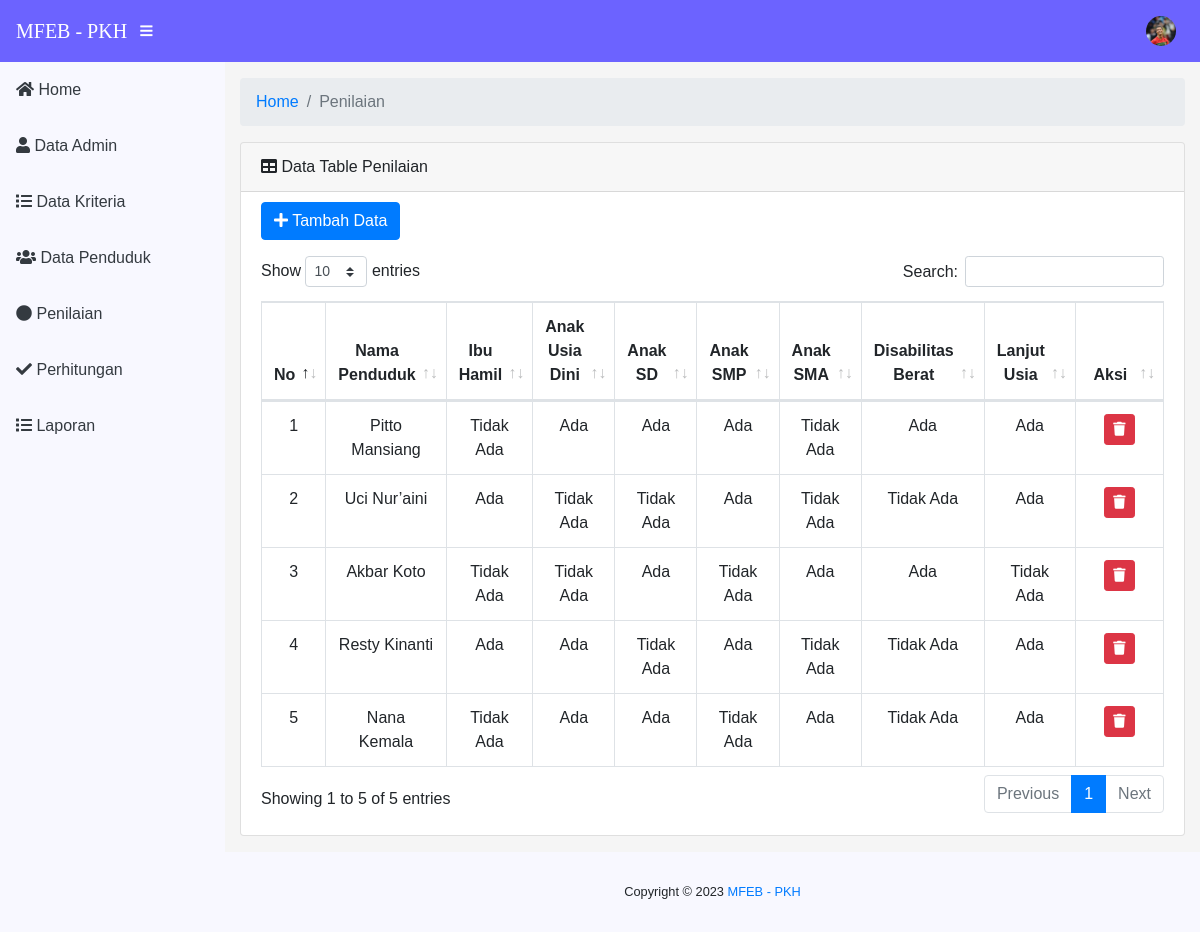
The app's page /penilaian.html (signed in) with its own data.
### tables this page shows
CREATE TABLE `tbl_penilaian` (
  `nilai_id` int(11) NOT NULL,
  `id_penduduk` int(11) NOT NULL,
  `ibu_hamil` varchar(20) NOT NULL,
  `anak_usia_dini` varchar(20) NOT NULL,
  `anak_sd` varchar(20) NOT NULL,
  `anak_smp` varchar(20) NOT NULL,
  `anak_sma` varchar(20) NOT NULL,
  `disabilitas_berat` varchar(20) NOT NULL,
  `lanjut_usia` varchar(20) NOT NULL,
  `tgl_input` timestamp NOT NULL DEFAULT current_timestamp()
);

CREATE TABLE `tbl_penduduk` (
  `id_penduduk` int(11) NOT NULL,
  `nama_penduduk` varchar(100) NOT NULL,
  `jk_penduduk` varchar(15) NOT NULL,
  `alamat_penduduk` text NOT NULL,
  `nohp_penduduk` varchar(13) NOT NULL,
  `email_penduduk` varchar(50) NOT NULL,
  `tgl_input` timestamp NOT NULL DEFAULT current_timestamp() ON UPDATE current_timestamp()
);

### model/conn.php (called while the page is built, shortened)
<?php
$koneksi = new mysqli('localhost', 'root', '', 'mfep_pkh');
class conn
{
    function ambilData($query)
    {
        global $koneksi;
        $ambil = mysqli_query($koneksi, $query);
        $hasil = [];
        while ($pecah = mysqli_fetch_assoc($ambil)) {
            $hasil[] = $pecah;
        }
        return $hasil;
    }
}

### model/Db.php (called while the page is built, shortened)
<?php
include 'conn.php';
class Db extends conn
{
    public function tampilDataPenilaian()
    {
        $query = $this->ambilData("SELECT * FROM tbl_penilaian a JOIN tbl_penduduk b ON a.id_penduduk=b.id_penduduk");
        return $query;
    }
}

### pages/penilaian/index.php (the view)
<div class="container-fluid">
    <ol class="breadcrumb">
        <li class="breadcrumb-item">
            <a href="index.php">Home</a>
        </li>
        <li class="breadcrumb-item active">Penilaian</li>
    </ol>
    <div class="card mb-3">
        <div class="card-header">
            <i class="fas fa-table"></i>
            Data Table Penilaian
        </div>
        <div class="card-body">
            <a class="btn btn-primary mb-3" style="margin-top: -10px; " href="tambah.html"><i class="fa fa-plus"></i> Tambah Data</a>
            <div class="table-responsive">
                <table class="table table-bordered" id="dataTable" width="100%" cellspacing="0">
                    <thead>
                        <tr align="center">
                            <th>No</th>
                            <th>Nama Penduduk</th>
                            <th>Ibu Hamil</th>
                            <th>Anak Usia Dini</th>
                            <th>Anak SD</th>
                            <th>Anak SMP</th>
                            <th>Anak SMA</th>
                            <th>Disabilitas Berat</th>
                            <th>Lanjut Usia</th>
                            <th width="13%">Aksi</th>
                        </tr>
                    </thead>
                    <tbody>
                        <?php
                        $penilaian = $db->tampilDataPenilaian();
                        foreach ($penilaian as $no => $pecah) :
                        ?>
                            <tr align="center">
                                <td><?= ++$no ?></td>
                                <td><?= ucwords($pecah['nama_penduduk']) ?></td>
                                <td><?= ucwords($pecah['ibu_hamil']) ?> </td>
                                <td><?= ucwords($pecah['anak_usia_dini']) ?></td>
                                <td><?= ucwords($pecah['anak_sd']) ?></td>
                                <td><?= ucwords($pecah['anak_smp']) ?></td>
                                <td><?= ucwords($pecah['anak_sma']) ?></td>
                                <td><?= ucwords($pecah['disabilitas_berat']) ?></td>
                                <td><?= ucwords($pecah['lanjut_usia']) ?></td>
                                <td>
                                    <a class="btn btn-danger btn-sm" href="hapus-nilai-<?= $pecah['nilai_id']  ?>.html"><i class="fa fa-trash"></i></a>
                                </td>
                            </tr>
                        <?php endforeach ?>
                    </tbody>
                </table>
            </div>
        </div>
    </div>
</div>

### assets/css/login.css (style rules this page uses)
body { font-family: "Karla", sans-serif; background-color: #d0d0ce; min-height: 100vh; }

### records on screen
tbl_penilaian: id_penduduk.nama_penduduk "Pitto Mansiang", ibu_hamil "Tidak Ada", anak_usia_dini "Ada", anak_sd "Ada", anak_smp "Ada", anak_sma "Tidak Ada", disabilitas_berat "Ada", lanjut_usia "Ada"
tbl_penilaian: id_penduduk.nama_penduduk "Uci Nur’aini", ibu_hamil "Ada", anak_usia_dini "Tidak Ada", anak_sd "Tidak Ada", anak_smp "Ada", anak_sma "Tidak Ada", disabilitas_berat "Tidak Ada", lanjut_usia "Ada"
tbl_penilaian: id_penduduk.nama_penduduk "Akbar Koto", ibu_hamil "Tidak Ada", anak_usia_dini "Tidak Ada", anak_sd "Ada", anak_smp "Tidak Ada", anak_sma "Ada", disabilitas_berat "Ada", lanjut_usia "Tidak Ada"
tbl_penilaian: id_penduduk.nama_penduduk "Resty Kinanti", ibu_hamil "Ada", anak_usia_dini "Ada", anak_sd "Tidak Ada", anak_smp "Ada", anak_sma "Tidak Ada", disabilitas_berat "Tidak Ada", lanjut_usia "Ada"
tbl_penilaian: id_penduduk.nama_penduduk "Nana Kemala", ibu_hamil "Tidak Ada", anak_usia_dini "Ada", anak_sd "Ada", anak_smp "Tidak Ada", anak_sma "Ada", disabilitas_berat "Tidak Ada", lanjut_usia "Ada"
